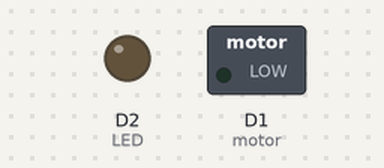
The sketch below on a simulated ESP8266 (NodeMCU). On the bench: switched loads named in the sketch (green lamp = pin HIGH), output pins drawn as LEDs (lit = HIGH). WiFi joins after 1.5 s; servers stay silent unless stated; what the sketch prints to the serial monitor is not drawn.

Above: at 0.1 s.
At 1.6 s:
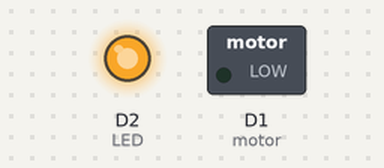
Timing chart, 0 to 3.1 s (numbered marks = the images above):
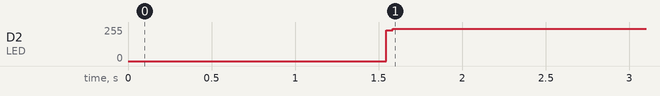

The sketch:

espudp_senr_and_recvive_1_.ino
```cpp
/*
 * 31 mar 2015
 * This sketch display UDP packets coming from an UDP client.
 * On a Mac the NC command can be used to send UDP. (nc -u 192.168.1.101 2390).
 *
 * Configuration : Enter the ssid and password of your Wifi AP. Enter the port number your server is listening on.
 *
 */

#include <ESP8266WiFi.h>
#include <WiFiUDP.h>

extern "C" {  //required for read Vdd Voltage
#include "user_interface.h"
  // uint16 readvdd33(void);
}

int status = WL_IDLE_STATUS;
const char* ssid = "iot";  //  your network SSID (name)
const char* pass = "micromax";       // your network password

unsigned int localPort = 12345;      // local port to listen for UDP packets

byte packetBuffer[512]; //buffer to hold incoming and outgoing packets

// A UDP instance to let us send and receive packets over UDP
WiFiUDP Udp;
const int motor = D1;
const int LED = D2;
void setup()
{
  // Open serial communications and wait for port to open:
  pinMode(motor, OUTPUT);
  pinMode(LED, OUTPUT);
  digitalWrite(motor,LOW);
  Serial.begin(115200);
  while (!Serial) {
    ; // wait for serial port to connect. Needed for Leonardo only
  }

  // setting up Station AP
  WiFi.begin(ssid, pass);

  // Wait for connect to AP
  Serial.print("[Connecting]");
  Serial.print(ssid);
  int tries=0;
  while (WiFi.status() != WL_CONNECTED) {
    delay(500);
    Serial.print(".");
    tries++;
    if (tries > 30){
      break;
    }
  }
  Serial.println();


printWifiStatus();

  Serial.println("Connected to wifi");
  Serial.print("Udp server started at port ");
  Serial.println(localPort);
  Udp.begin(localPort);
}

void loop()
{
  digitalWrite(LED,LOW);
  int noBytes = Udp.parsePacket();
  String received_command = "";

  if ( noBytes ) {
    Serial.print(millis() / 1000);
    Serial.print(" received from ");
    Serial.print(Udp.remoteIP());
    Serial.println();
    // We've received a packet, read the data from it
    Udp.read(packetBuffer,noBytes); // read the packet into the buffer
    // display the packet contents in HEX
    for (int i=1;i<=noBytes;i++)
    {
    //  Serial.print(packetBuffer[i-1],HEX);
      received_command = received_command + char(packetBuffer[i - 1]);

    if(char(packetBuffer[i - 1] == 'a'))
    {
     Serial.print("motor on");
     digitalWrite(motor,HIGH);
    }
    if(char(packetBuffer[i - 1] == 'b'))
    {
     Serial.print("motor off");
     digitalWrite(motor,LOW);
    }

      if (i % 32 == 0)
      {
        Serial.println();
      }
      else Serial.print(' ');
    } // end for
//   Udp.remoteIP() = 192.168.1.37;
//    Serial.println("sending");
//  //  Udp.beginPacket(Udp.remoteIP(), Udp.remotePort());
//    Udp.beginPacket("192.168.1.37",12345);
//    Udp.write("data received");
//    Udp.print(system_get_chip_id());
//    Udp.write("thank you");
//    Udp.println(WiFi.localIP());
//    Udp.endPacket();
    Serial.print("received_command = ");
    Serial.println(received_command);
 //   Serial.println();
    delay(1000);
  //} // end if

  }
   digitalWrite(LED,HIGH);
}

void printWifiStatus() {
  // print the SSID of the network you're attached to:
  Serial.print("SSID: ");
  Serial.println(WiFi.SSID());

  // print your WiFi shield's IP address:
  IPAddress ip = WiFi.localIP();
  Serial.print("IP Address: ");
  Serial.println(ip);
}
```

Measured:
- by itself, D2 (LED): 0/255 → 242/255 at 1.5 s
